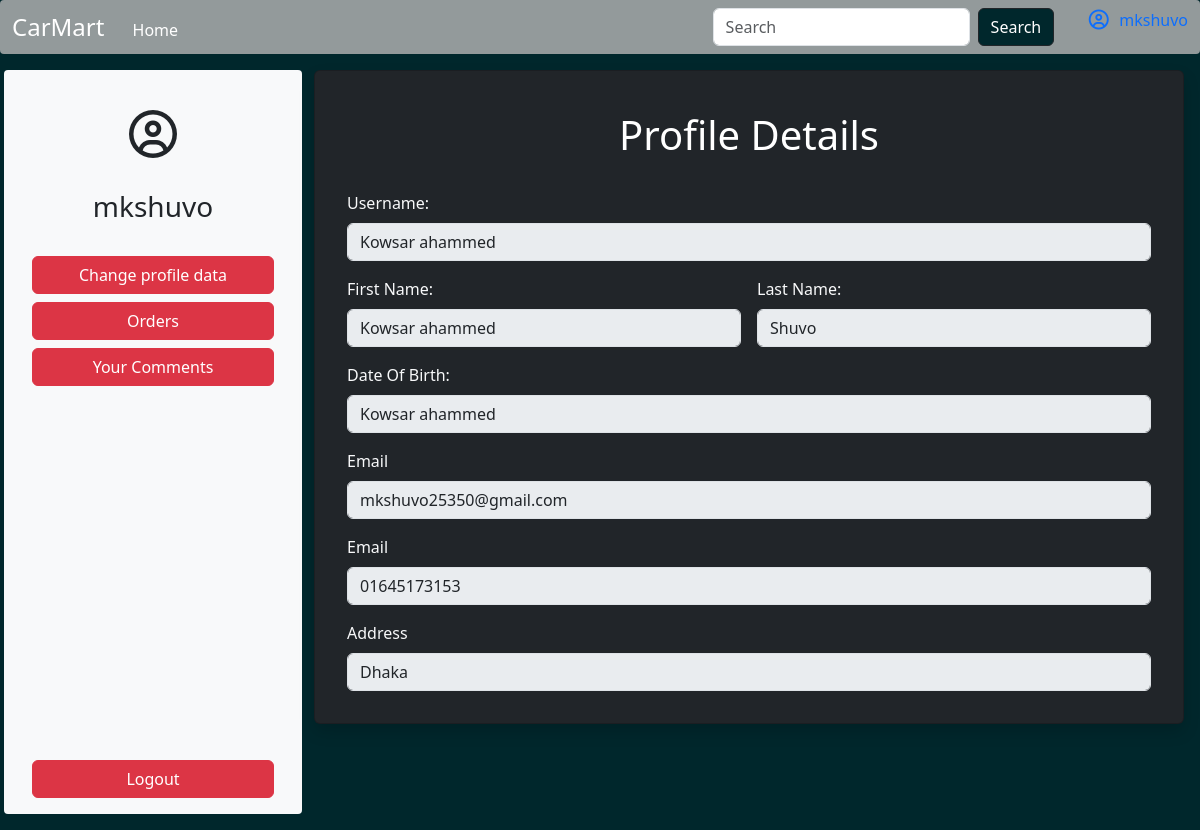
The app's page /accounts/ (signed in), older data.
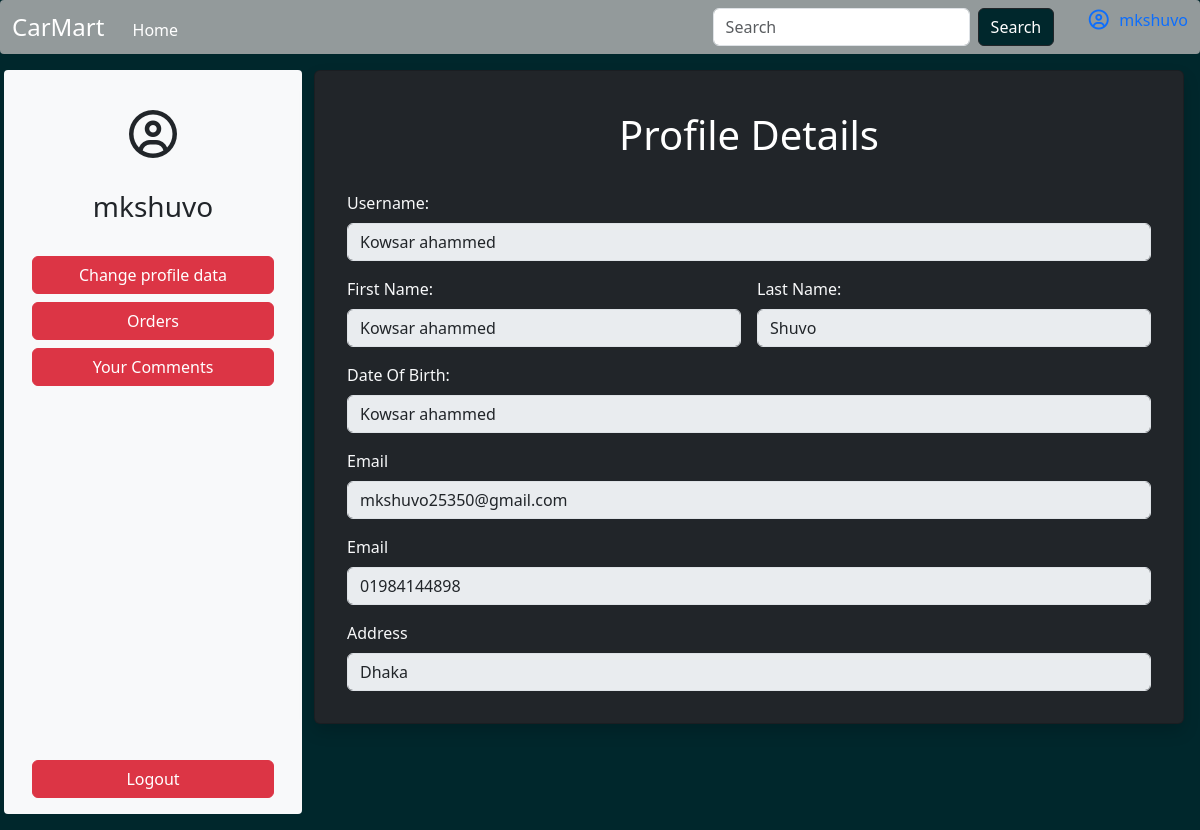
The same page, newer data.
### accounts/models.py (models this page shows, shortened)
class Account(models.Model):
    user=models.OneToOneField(User,on_delete=models.CASCADE)
    date_of_birth=models.DateField()
    phone=models.CharField(max_length=11)
    address=models.CharField(max_length=150)

### accounts/views.py (the view)
# urls.py: path('',views.ProfileView.as_view(),name='profile'),
class ProfileView(LoginRequiredMixin,DetailView):
    model=Account
    template_name='accounts/profile.html'
    context_object_name='account'
    def get_object(self):
        return self.request.user.account

### accounts/templates/accounts/profile.html (shortened to what this page needs)
{% extends 'base.html' %}
{% load static %}
{% load crispy_forms_tags %}
{% block content %}
{% include 'home/header.html' %}
<div class="container-fluid p-3">
    <div class="row">
        <div class="col-md-3 d-flex flex-column rounded-1 justify-content-between bg-light" style="height: 93vh;">
            <div class="d-flex flex-column gap-2 p-3 mt-3 align-items-center w-100">
                <span class="p-2"><i class="fa-regular fa-circle-user fa-3x"></i></span>
                <h3 class="p-3 text-center">{{account.user.username}}</h3>
                <a class="btn btn-danger w-100" href="{% url 'edit' %}">Change profile data</a>
                <a class="btn btn-danger w-100" href="{% url 'customer_orders'  %}">Orders</a>
                <a class="btn btn-danger w-100" href="{% url 'comments' %}">Your Comments</a>
            </div>
            <div class="p-3">
                <form method="post" action="{% url 'logout' %}">
                    <button class="btn btn-danger w-100" type="submit">Logout</button>
                </form>
            </div>
        </div>
        <div class="col-md-9 ">
            <div class="card bg-dark  text-white p-4 shadow">
                  <h1 class="text-center p-3 ">Profile Details</h1>
                <form  >
                    <div class="p-2" >
                        <label for="userName" class="form-label text-light">Username:</label>
                        <input type="text" class="form-control" id="userName" value="{{account.user.first_name}}" disabled>
                    </div>
                    <div class="row g-3 p-2">
                        <div class="col-md-6">
                            <label for="firstName" class="form-label text-light">First Name:</label>
                            <input type="text" class="form-control" id="firstName" value="{{account.user.first_name}}" disabled>
                        </div>
                        <div class="col-md-6">
                            <label for="lastName" class="form-label text-light">Last Name:</label>
                            <input type="text" class="form-control" id="lastName" value="{{account.user.last_name}}" disabled>
                        </div>
                    </div>
                    <div class="p-2">
                        <label for="datOf" class="form-label text-light">Date Of Birth:</label>
                        <input type="text" class="form-control" id="datOf" value="{{account.user.first_name}}" disabled>
                    </div>
                    <div class="p-2">
                        <label for="email" class="form-label text-light">Email</label>
                        <input type="text" class="form-control" id="email" value="{{account.user.email}}" disabled>
                    </div>
                    <div class="p-2">
                        <label for="phone" class="form-label text-light">Email</label>
                        <input type="text" class="form-control" id="phone" value="{{account.phone}}" disabled>
                    </div>
                    <div class="p-2">
                        <label for="address" class="form-label text-light">Address</label>
                        <input type="text" class="form-control" id="address" value="{{account.address}}" disabled>
                    </div>
                </form>
            </div>
        </div>
    </div>
</div>
{% endblock %}

Row changes from the older to the newer data that the page shows:
changed Account "Dhaka": phone "01645173153" → "01984144898"
